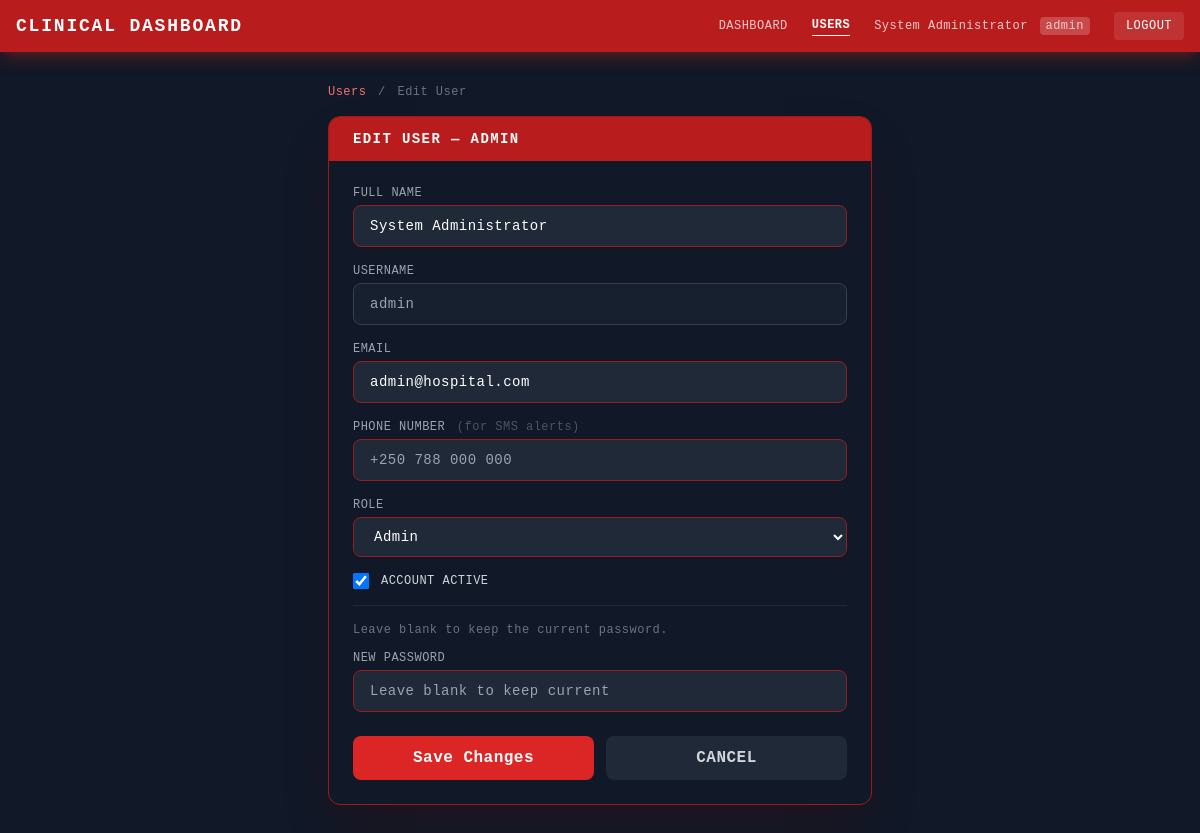
Screenshot of /users/1/edit (signed in) with the database file from the repository.
### tables this page shows
CREATE TABLE users (
        id INTEGER PRIMARY KEY AUTOINCREMENT,
        username TEXT NOT NULL UNIQUE,
        email TEXT NOT NULL UNIQUE,
        password_hash TEXT NOT NULL,
        role TEXT NOT NULL DEFAULT 'caregiver',
        full_name TEXT NOT NULL,
        created_at TEXT NOT NULL,
        is_active INTEGER DEFAULT 1
    , phone TEXT DEFAULT '');

### app.py (the view, shortened to what this page needs)
@app.route('/users/<int:user_id>/edit', methods=['GET', 'POST'])
@login_required
@role_required('admin')
def edit_user(user_id):
    conn = sqlite3.connect(DB_PATH)
    conn.row_factory = sqlite3.Row
    cursor = conn.cursor()
    cursor.execute('SELECT * FROM users WHERE id = ?', (user_id,))
    row = cursor.fetchone()
    if not row:
        conn.close()
        flash('User not found.', 'error')
        return redirect(url_for('list_users'))
    user = dict(row)
    conn.close()
    return render_template('edit_user.html', user=user)

### app.py (called while the page is built)
def login_required(f):
    @wraps(f)
    def decorated(*args, **kwargs):
        if 'user_id' not in session:
            flash('Please log in to access this page.', 'error')
            return redirect(url_for('login'))
        return f(*args, **kwargs)
    return decorated

def role_required(*roles):
    def decorator(f):
        @wraps(f)
        def decorated(*args, **kwargs):
            if session.get('user_role') not in roles:
                flash('Access denied — insufficient permissions.', 'error')
                return redirect(url_for('index'))
            return f(*args, **kwargs)
        return decorated
    return decorator

@app.context_processor
def inject_user():
    return {
        'current_user': {
            'id':               session.get('user_id'),
            'username':         session.get('username'),
            'role':             session.get('user_role'),
            'full_name':        session.get('full_name'),
            'is_authenticated': 'user_id' in session,
        }
    }

### templates/edit_user.html (shortened to what this page needs)
<!DOCTYPE html>
<html lang="en">
<head>
    <script src="https://cdn.tailwindcss.com"></script>
</head>
<body class="min-h-screen bg-[#111827] text-white" style="text-transform:uppercase;letter-spacing:.03em">
    <nav class="bg-red-700 shadow-lg shadow-red-900/50">
        <div class="max-w-7xl mx-auto px-4 py-3 flex items-center justify-between">
            <a href="/" class="text-white font-bold text-lg tracking-widest">Clinical Dashboard</a>
            <div class="hidden md:flex items-center gap-6">
                <a href="/"      class="text-red-200 hover:text-white text-xs">Dashboard</a>
                <a href="/users" class="text-white text-xs font-bold border-b border-white pb-0.5">Users</a>
                <span class="text-red-200 text-xs normal-case">
                    {{ current_user.full_name }}
                    <span class="ml-1 bg-white/20 px-1.5 py-0.5 rounded text-xs">{{ current_user.role }}</span>
                </span>
                <a href="/logout" class="bg-white/10 hover:bg-white/20 text-white text-xs px-3 py-1.5 rounded transition-colors">Logout</a>
            </div>
        </div>
    </nav>
    <div class="max-w-xl mx-auto px-4 py-8">
        <div class="text-xs text-gray-500 mb-4 normal-case">
            <a href="/users" class="text-red-400 hover:text-red-300">Users</a>
            <span class="mx-1">/</span>
            <span>{{ 'Edit User' if user else 'Add User' }}</span>
        </div>
        <div class="bg-gray-900 border border-red-800 rounded-xl shadow-2xl shadow-red-950/30 overflow-hidden">
            <div class="bg-red-700 px-6 py-3">
                <h2 class="text-sm font-bold tracking-widest">
                    {{ 'Edit User — ' + user.username if user else 'Add New User' }}
                </h2>
            </div>
            <form method="POST"
                  action="{{ '/users/' + user.id|string + '/edit' if user else '/users/add' }}"
                  class="p-6 space-y-4">
                <div>
                    <label class="block text-xs text-gray-400 mb-1">Full Name</label>
                    <input type="text" name="full_name" required
                           value="{{ user.full_name if user else '' }}"
                           class="w-full bg-gray-800 border border-red-800 text-white rounded-lg px-4 py-2.5 text-sm normal-case
                                  focus:outline-none focus:border-red-500 focus:ring-1 focus:ring-red-600 transition-colors"
                           placeholder="Dr. Jane Doe">
                </div>
                {% if not user %}
                <div>
                    <label class="block text-xs text-gray-400 mb-1">Username</label>
                    <input type="text" name="username" required
                           class="w-full bg-gray-800 border border-red-800 text-white rounded-lg px-4 py-2.5 text-sm normal-case
                                  focus:outline-none focus:border-red-500 focus:ring-1 focus:ring-red-600 transition-colors"
                           placeholder="Unique username">
                </div>
                {% else %}
                <div>
                    <label class="block text-xs text-gray-400 mb-1">Username</label>
                    <div class="w-full bg-gray-800/50 border border-gray-700 text-gray-400 rounded-lg px-4 py-2.5 text-sm normal-case">
                        {{ user.username }}
                    </div>
                </div>
                {% endif %}
                <div>
                    <label class="block text-xs text-gray-400 mb-1">Email</label>
                    <input type="email" name="email" required
                           value="{{ user.email if user else '' }}"
                           class="w-full bg-gray-800 border border-red-800 text-white rounded-lg px-4 py-2.5 text-sm normal-case
                                  focus:outline-none focus:border-red-500 focus:ring-1 focus:ring-red-600 transition-colors"
                           placeholder="user@hospital.com">
                </div>
                <div>
                    <label class="block text-xs text-gray-400 mb-1">
                        Phone Number
                        <span class="text-gray-600 normal-case ml-1">(for SMS alerts)</span>
                    </label>
                    <input type="tel" name="phone"
                           value="{{ user.phone if user and user.phone else '' }}"
                           class="w-full bg-gray-800 border border-red-800 text-white rounded-lg px-4 py-2.5 text-sm normal-case
                                  focus:outline-none focus:border-red-500 focus:ring-1 focus:ring-red-600 transition-colors"
                           placeholder="+250 788 000 000">
                </div>
                <div>
                    <label class="block text-xs text-gray-400 mb-1">Role</label>
                    <select name="role" required
                            class="w-full bg-gray-800 border border-red-800 text-white rounded-lg px-4 py-2.5 text-sm normal-case
                                   focus:outline-none focus:border-red-500 focus:ring-1 focus:ring-red-600 transition-colors">
                        <option value="admin"     {% if user and user.role == 'admin'     %}selected{% endif %}>Admin</option>
                    </select>
                </div>
                <div class="flex items-center gap-3">
                    <input type="checkbox" name="is_active" id="is_active" value="1"
                           {% if not user or user.is_active %}checked{% endif %}
                           class="w-4 h-4 rounded border-red-700 bg-gray-800 text-red-600 focus:ring-red-600">
                    <label for="is_active" class="text-xs text-gray-300 cursor-pointer">Account Active</label>
                </div>
                <div class="border-t border-gray-800 pt-4">
                    <p class="text-xs text-gray-500 mb-3 normal-case">
                        {{ 'Set a password for this account (min 6 characters).' if not user
                           else 'Leave blank to keep the current password.' }}
                    </p>
                    <div class="space-y-3">
                        <div>
                            <label class="block text-xs text-gray-400 mb-1">
                                {{ 'Password' if not user else 'New Password' }}
                            </label>
                            <input type="password"
                                   name="{{ 'password' if not user else 'new_password' }}"
                                   minlength="6"
                                   class="w-full bg-gray-800 border border-red-800 text-white rounded-lg px-4 py-2.5 text-sm normal-case
                                          focus:outline-none focus:border-red-500 focus:ring-1 focus:ring-red-600 transition-colors"
                                   placeholder="{{ 'At least 6 characters' if not user else 'Leave blank to keep current' }}">
                        </div>
                    </div>
                </div>
                <div class="flex gap-3 pt-2">
                    <button type="submit"
                            class="flex-1 bg-red-600 hover:bg-red-700 text-white font-bold py-2.5 rounded-lg transition-colors">
                        {{ 'Save Changes' if user else 'Create User' }}
                    </button>
                    <a href="/users"
                       class="flex-1 bg-gray-800 hover:bg-gray-700 text-gray-300 font-bold py-2.5 rounded-lg transition-colors text-center">
                        Cancel
                    </a>
                </div>
            </form>
        </div>
    </div>
</body>
</html>

### templates/edit_user.html (style rules this page uses)
body { font-family: 'Courier New', Courier, monospace; }

### rows the page displays
users: full_name "System Administrator", username "EDIT USER — ADMIN", username "admin", email "admin@hospital.com", role "Admin", is_active "☑"

### other values shown
{{ current_user.role }} "admin"
{{ 'Edit User' if user else 'Add User' }} "Edit User"
{{ 'Password' if not user else 'New Password' }} "NEW PASSWORD"
{{ 'Save Changes' if user else 'Create User' }} "Save Changes"
